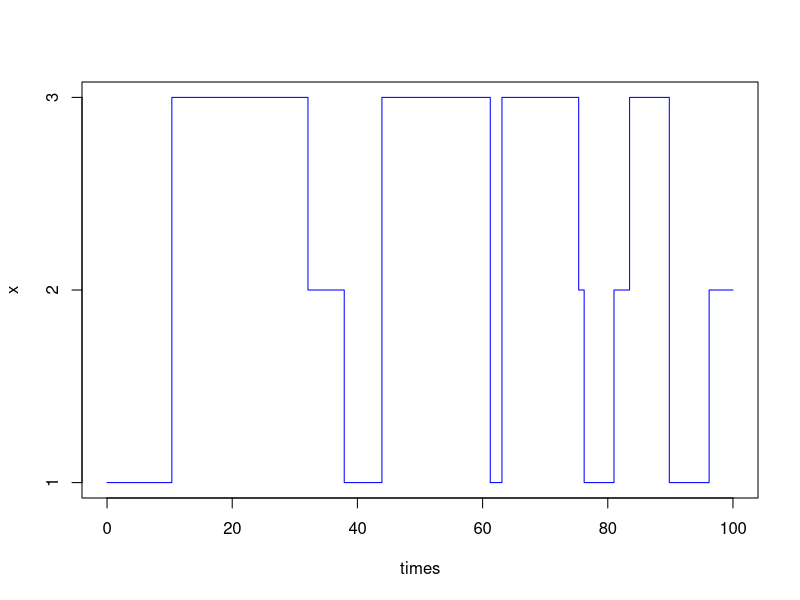

This chart was generated by the following R code:
## ---- chunk 1
knitr::opts_chunk$set(echo = TRUE)
library("expm")
## ---- chunk 2
dim <- 3
#G <- matrix(c(-1/3, 1/6, 1/6, 1/8, -1/6, 1/24, 1/48, 1/16, -1/12),ncol=dim, byrow=T)
G <- matrix(c(-4, 4, 0, 1, -7, 6, 6, 2, -8),ncol=dim, byrow=T)
#G <- matrix(c(-4, 2, 2, 1, -2, 1, 0.5, 1, -1.5),ncol=dim, byrow=T)
#print(G) # Generator Matrix

# p_tilde_ij = -g_ij / g_ii for j != i and p_tilde_ii = 0 for i=1,2,...,dim

P_tilde <- -G / diag(G)
diag(P_tilde) <- 0
print(P_tilde)
## ---- chunk 3
dim <- 3
P_tilde <- matrix(c(0, 1/2, 1/2, 3/4, 0, 1/4, 1/4, 3/4, 0),ncol=dim, byrow=T)
G_ii <- c(-1/3, -1/6, -1/12) 

# g_ii = -lambda_i  ,  p_ij = -g_ij/g_ii  ->  g_ij = lambda_i*p_ij for i != j 

arr <- c()

for (i in 1:dim){
  for (j in 1:dim){
    if (i == j){
      arr <- c(arr, G_ii[i])
    }else{
      arr <- c(arr, 0)
    }
  }
}

G <- matrix(arr, ncol=dim, byrow = T)

for (r in 1:nrow(G)){
  for (c in 1:ncol(G)){
    if (r != c){
      G[r,c] <- (-G[r,r]) * P_tilde[r,c]
    }
  }
}

G
## ---- chunk 4
A <- G
A[,dim] <- rep(1,dim)
A <- t(A)

#Define the N-th canonical vector b and solve the linear system
b <- c(rep(0,dim-1),1)  # N-th canonical vector

p <- solve(A, b)
p
## ---- chunk 5
jump <- 2
init_s <- arr_s <- c(0,0,0)

initial_state <- 3 # Modify this
arrival_state <- 1 # Modify this

init_s[initial_state] <- 1
arr_s[arrival_state] <- 1

#init_s <- c()  # In case we have a given distribution
#arr_s <- c()   # In case we have a given distribution

P_tilde_t <- P_tilde %^% jump

Prob = arr_s %*% t(init_s %*% P_tilde_t)
Prob
## ---- chunk 6
time <- 24

init_s <- arr_s <- c(0,0,0)

initial_state <- 1 # Modify this
arrival_state <- 1 # Modify this

init_s[initial_state] <- 1
arr_s[arrival_state] <- 1

#init_s <- p  # In case we have a given distribution
#arr_s <- c()   # In case we have a given distribution

P_t = expm(time * G)

Prob = arr_s %*% t(init_s %*% P_t)
Prob
## ---- chunk 7
set.seed(9878) # Fix random number generator (for reproducibility)
T <- 100 # Be careful on the time T, since if it is too slow it appears doing nothing
n <- 0 # Counter for total number of jumps
t <- 0 # Current time
times <- 0 # Vector of jump times
x_t <- 1 # Current state: initializing at X(0)=1
x <- x_t # Vector of visited states
t_x1 <- 0

# Simulate the first holding time:
t <- rexp(1, -G[x_t, x_t])

t_x1 <- t_x1 + t # I want to see how much time I remain in state 1

# Simulate sequentially until sopping rule:
while (t <= T){
  n <- n+1
  times <- c(times,t) # We increase the array of jump time
  x_t <- sample(1:dim, 1, prob = P_tilde[x_t,])
  # I'm, in x_t state and I sample one of the other in order to take the transition probability

  x <- c(x, x_t) # Increase the vector of visited states
  sim <- rexp(1, -G[x_t, x_t]) # Simulate the holding time in that state
  if(x_t == 1){
    t_x1 <- t_x1 + sim
  }   # Increase the time in which I'll jump in an other state with the holding time 
  t <- t + sim 
}

# The last jump (after time T) was never added, but we need to add the final time (T=10) and corresponding process value, to complete the plot
times <- c(times,T)
x <- c(x,x[n+1])

# Plot the path:
plot(times, x, type="s",col="blue", yaxt="n")
axis(side=2, at=1:dim)
t_x1 # total time spent in state 1 during the simulation
